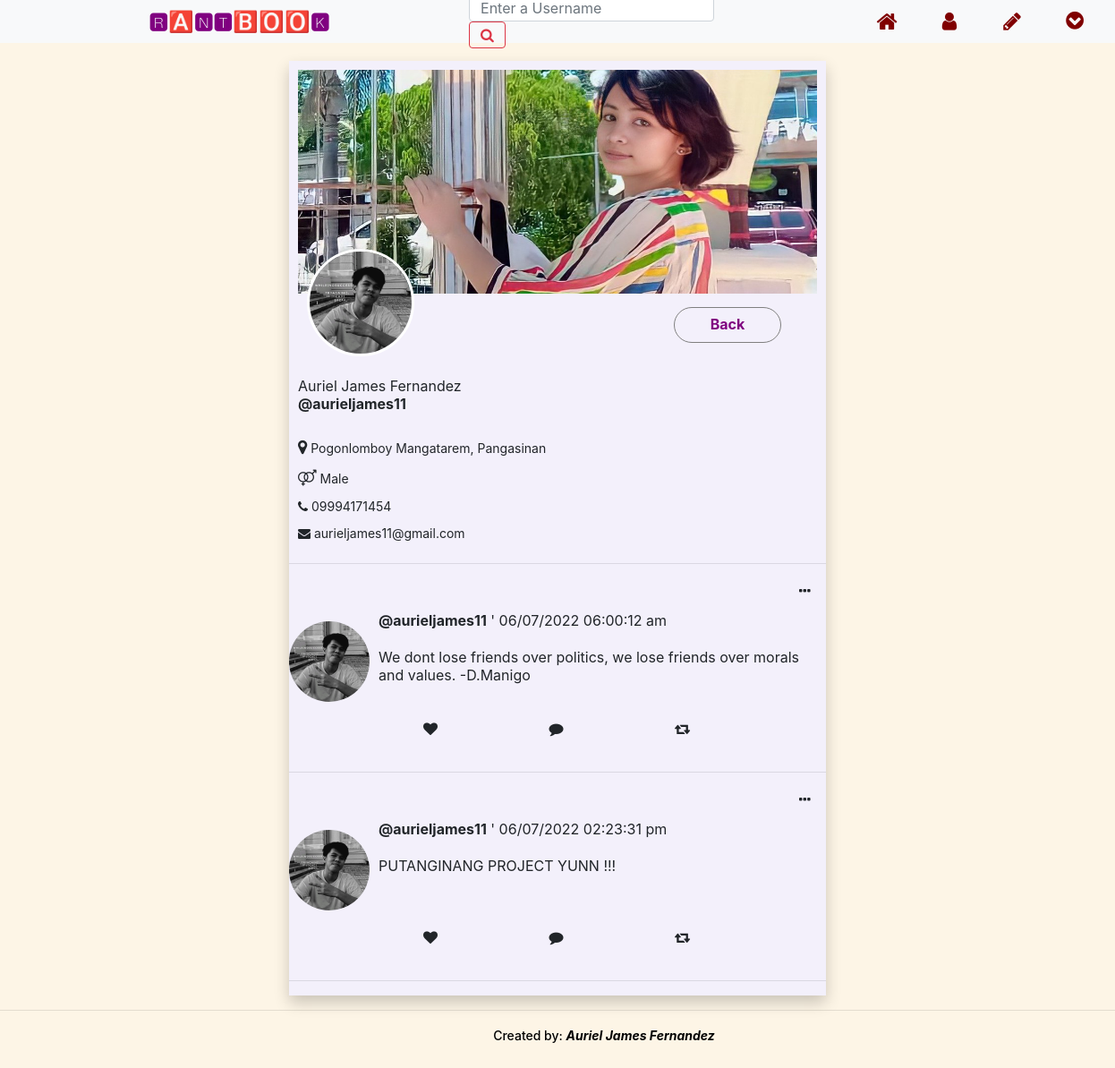
/wall.php?id=1 (signed in), run on the app's committed database.
### tables this page shows
CREATE TABLE `users` (
  `did` int(11) NOT NULL,
  `dfirstname` varchar(50) NOT NULL,
  `dlastname` varchar(50) NOT NULL,
  `dusername` varchar(30) NOT NULL,
  `dpassword` varchar(110) NOT NULL,
  `daddress` varchar(50) NOT NULL,
  `dgender` varchar(20) NOT NULL,
  `dnumber` varchar(20) NOT NULL,
  `demail` varchar(30) NOT NULL,
  `profilep` varchar(50) NOT NULL,
  `coverp` varchar(50) NOT NULL
);

CREATE TABLE `ranttable` (
  `rantid` int(254) NOT NULL,
  `rant` text NOT NULL,
  `rdate` varchar(30) NOT NULL
);

### wall.php (the view, shortened to what this page needs)
<?php
include "header.php";
$stu_id= $_GET['id'];
$sqlprof = "SELECT * FROM users WHERE did = '$stu_id'";
$resultprof = mysqli_query($conn, $sqlprof) or die("query unsucessfull");
if(mysqli_num_rows($resultprof)>0){
    while($rowprof = mysqli_fetch_assoc($resultprof)){
?>
<head>
</head>
<div class="main" style="position:relative;box-shadow: 0px 8px 16px 0px rgba(0,0,0,0.2);">
<img class="cover" src="<?php echo $rowprof['coverp'];?>" style="position: relative;margin-top:10px;width:580px;height:250px;">
<img class="profile" src="<?php echo $rowprof['profilep'];?>" style="border: 3px solid white;top:210px;left:20px; border-radius:50%;position:absolute;width:120px; height:120px;">
<a href="home.php"type="button" class="editprofile"style="margin-top:15px;margin-left:380px;"><p style="margin-top:6px;"><b>Back</b></p></a><br><br><br>
<p style="float:left;margin-left:10px;line-height:0.01cm"><br><?php echo $rowprof['dfirstname'];?> <?php echo $rowprof['dlastname'];?></p>
<p style="float:left;margin-left:10px; line-height:0.2cm;"><b><?php echo $rowprof['dusername'];?></b></p>
<p style="float:left;line-height:.01cm;font-size:14px;margin-left:10px;margin-top:20px;"><i class="fa fa-map-marker" aria-hidden="true"style="font-size:18px"></i> <?php echo $rowprof['daddress'];?></p>
<p style="float:left;margin-left:10px;line-height:0.01cm;font-size:14px;"><i class="fa fa-venus-mars" style="font-size:18px;"></i> <?php echo $rowprof['dgender'];?></p>
<p style="float:left;margin-left:10px;line-height:0.01cm;font-size:14px;"><i class="fa fa-phone" aria-hidden="true" style="font-size=18px;"></i> <?php echo $rowprof['dnumber'];?></p>
<p style="float:left;margin-left:10px;line-height:0.01cm;font-size:14px;"><i class="fa fa-envelope" aria-hidden="true" style="font-size=18px;"></i> <?php echo $rowprof['demail'];?></p>
<br><hr>
<?php
    $username="";
    $picsource="";
    $sqlinfo = "SELECT * FROM users WHERE did='$stu_id'";
    $resultinfo = mysqli_query($conn, $sqlinfo) or die("query unsucessfull");
    if(mysqli_num_rows($resultinfo)>0){
        while($rowinfo = mysqli_fetch_assoc($resultinfo)){
            $username = $rowinfo['dusername'];
            $picsource = $rowinfo['profilep'];
        }
    }
    $sqlrant = "SELECT * FROM ranttable  WHERE rantid='$stu_id'";
    $resultrant = mysqli_query($conn, $sqlrant) or die("query unsucessfull");
    if(mysqli_num_rows($resultrant)>0){
        while($rowrant = mysqli_fetch_assoc($resultrant)){
?>
<div class="fortable" styles="position:fixed;">
<table style="width:600px;height:200px;">
        <tbody>
            <td>
            <i class="fa fa-ellipsis-h"
                     style="position:sticky;margin-left:570px;"></i>
              <div>
                  <div style="float:left;"><img src="<?php echo $picsource;?>" style="height:90px; width:90px; border-radius:50%;margin-top:10px;"></div>
                     <div style="float:left;"style="line-height:0.1cm;"><p style="line-height:0.1cm;margin-left:10px;"><br><br><?php echo $row;?> <b><?php echo $username?></b> ' <?php echo $rowrant['rdate'];?> <br>
                    </div>
                    <p style="position:absolute;margin-left: 100px;"><br><br><?php echo $rowrant['rant'];?></p>
                    </div><br>
                    <ul class="buttonsss">
                   <li> <i class="fa fa-heart"></i></li>
                   <li> <i class="fa fa-comment"></i></li>
                   <li> <i class="fa fa-retweet"></i></li>
                </ul>
              </div><div style="clear:left"></div>
        </div>
<hr>
<?php }} ?>
 <?php }  }
 include "footer.php";
?>

### header.php (shortened to what this page needs)
<?php
if(!isset($_SESSION['currentuser'])){
    header("location:index.php");
}
else{
  ?>
    <head>
<link rel="stylesheet" type="text/css" href="https://stackpath.bootstrapcdn.com/bootstrap/4.3.1/css/bootstrap.min.css">
<link rel="stylesheet" href="https://cdnjs.cloudflare.com/ajax/libs/font-awesome/4.7.0/css/font-awesome.min.css">
</head>
<nav class="navbar navbar-expand-lg navbar-light bg-light">
  <a class="navbar-brand" href="home.php" style="font-size:23px; color:purple;"><b>🆁🅰🅽🆃🅱🅾🅾🅺</b></a>
  <div class="collapse navbar-collapse" id="navbarTogglerDemo02">
    <form class="form-inline my-2 my-lg-0"action="search.php" method="GET">
      <input class="form-control mr-sm-2" type="search" name="k" placeholder="Enter a Username" autocomplete="on">
      <button class="btn btn-outline-danger"type="submit"><i class="fa fa-search"></i></button>
    </form><ul class="navbar-nav mr-auto mt-2 mt-lg-0">
      <li class="nav-item ">
        <a class="nav-link" href="home.php"><i class="fa fa-home" style="font-size:25px; color:maroon"></i></a>
      </li>
      <li class="nav-item">
        <a class="nav-link" href="profile.php"><i class="fa fa-user" style="font-size:23px; color:maroon" ></i></a>
      </li>
      <li class="nav-item ">
        <a class="nav-link" href="rant.php"><i class="fa fa-pencil" style="font-size:23px; color:maroon"></i></a>
      </li>
            <li class="nav-item">
            <div class="dropdown">
  <a class="nav-item"><i class="fa fa-chevron-circle-down" style="font-size:23px; color:maroon; margin-top:7px;" ></i></a>
      </li>
    </ul>
  </div>
</nav>
<?php }?><script src="https://ajax.googleapis.com/ajax/libs/jquery/3.5.1/jquery.min.js"></script>

### footer.php
<div class="footlong" style="position:absolute;width:1350px;text-align:center;height:30px;background:none;color:black;">
<footer><hr>
    <h6 style="margin-top:20px;font-size:14px;">Created by: <b><i>Auriel James Fernandez</b></i></h6><br>
</footer>
        </div>

### header.php (style rules this page uses)
* { box-sizing: border-box; margin: 0; padding: 0; }
form { margin-left:140px; }
.navbar-brand { margin-left: 150px; }
.form-control, button { height: 30px; }
ul { margin-left:150px; }
.nav-item { width:70px; }
.navbar { width: 100%; height: 3rem; line-height: 3rem; }

### wall.php (style rules this page uses)
.main { background: #F3f0fb; height: 548px; margin: auto auto; margin-top:20px; width:600px; display: table; }
.editprofile { height:40px; width: 120px; color: purple; border-radius:20px; border: 1px solid grey; }
.buttonsss li { display:inline-block; margin-right: 120px; }

### data on the page
users: coverp (picture), profilep (picture), dfirstname "Auriel James", dlastname "Fernandez", dusername "@aurieljames11", daddress "Pogonlomboy Mangatarem, Pangasinan", dgender "Male", dnumber "09994171454", demail "aurieljames11@gmail.com"
ranttable: users.profilep (picture), rdate "06/07/2022 06:00:12 am", rant "We dont lose friends over politics, we lose friends over morals and values. -D.Manigo"
ranttable: users.profilep (picture), rdate "06/07/2022 02:23:31 pm", rant "PUTANGINANG PROJECT YUNN !!!"
